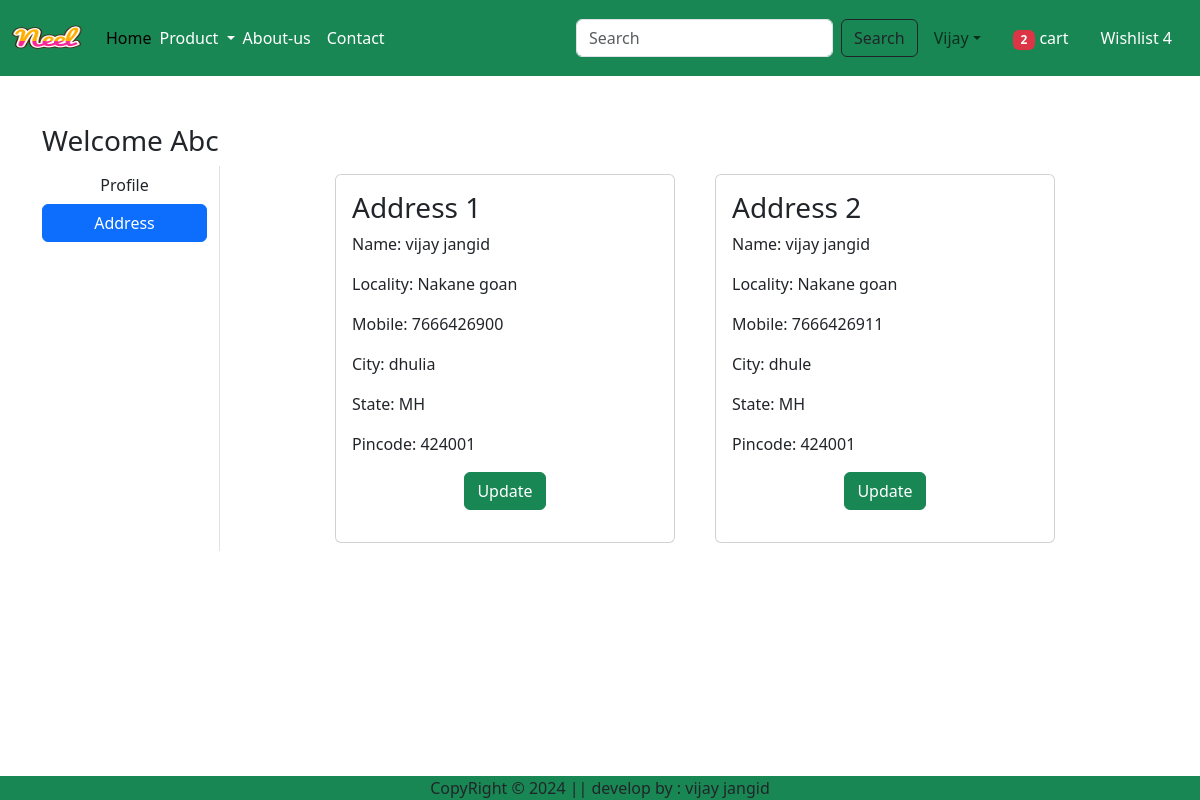
The page /address/ (signed in) on the database its author committed.
### app/models.py (models this page shows)
class Customer(models.Model):
    user = models.ForeignKey(User,on_delete=models.CASCADE)
    name = models.CharField(max_length=200)
    locality = models.CharField(max_length=200)
    city  = models.CharField(max_length=200)
    mobile = models.IntegerField()
    zipcode = models.CharField(max_length=200)
    state = models.CharField(choices=STATE_CHOICE,max_length=100)

### app/views.py (the view)
# urls.py: path('address/',views.address,name='address'),
@login_required
def address(request):
    totalitem  = 0
    if request.user.is_authenticated:
        totalitem = len(Cart.objects.filter(user=request.user))
    add = Customer.objects.filter(user=request.user)
    return render(request,'app/address.html',locals())

### template/app/address.html (shortened to what this page needs)
{% extends 'app/base.html' %}
{% load static  %}
{% block information %}
<div class="container my-5">
        <div class="row">
            <h3 >Welcome <span class="text-capitalize ">{{request.user}}</span> </h3>
    <div class="col-sm-2 border-end">
        <ul class="list-unstyled">
        <li class="d-grid"><a href="{% url 'profile' %}" class="btn ">Profile</a></li>
        <li class="d-grid"><a href=" {% url 'address' %} " class="btn btn-primary ">Address</a></li>
        </ul>
    </div>
    <div class="col-sm-8 offset-sm-1">
        <div class="row">
            {% for ad in add %}
            <div class="col-sm-6">
                <div class="card m-2">
                    <div class="card-body">
                        <h3>Address {{forloop.counter}}</h3>
                        <p>Name: {{ad.name}}</p>
                        <p>Locality: {{ad.locality}}</p>
                        <p>Mobile: {{ad.mobile}}</p>
                        <p>City: {{ad.city}}</p>
                        <p>State: {{ad.state}}</p>
                        <p>Pincode: {{ad.zipcode}}</p>
                        <p class="text-center"> <a href="{% url 'updateaddress' pk=ad.id %}"  ref="" type="button" class="btn btn-success">Update</a></p>
                    </div>
                </div>
            </div>
            {% endfor %}
        </div>
    </div>
</div>
</div>
{% endblock %}

### rows shown on the page
Customer: name "vijay jangid", locality "Nakane goan", mobile "7666426900", city "dhulia", state "MH", zipcode "424001"
Customer: name "vijay jangid", locality "Nakane goan", mobile "7666426911", city "dhule", state "MH", zipcode "424001"

### other values the page prints
{{ totalitem }} "2"
{{ request.user }} "Abc"
